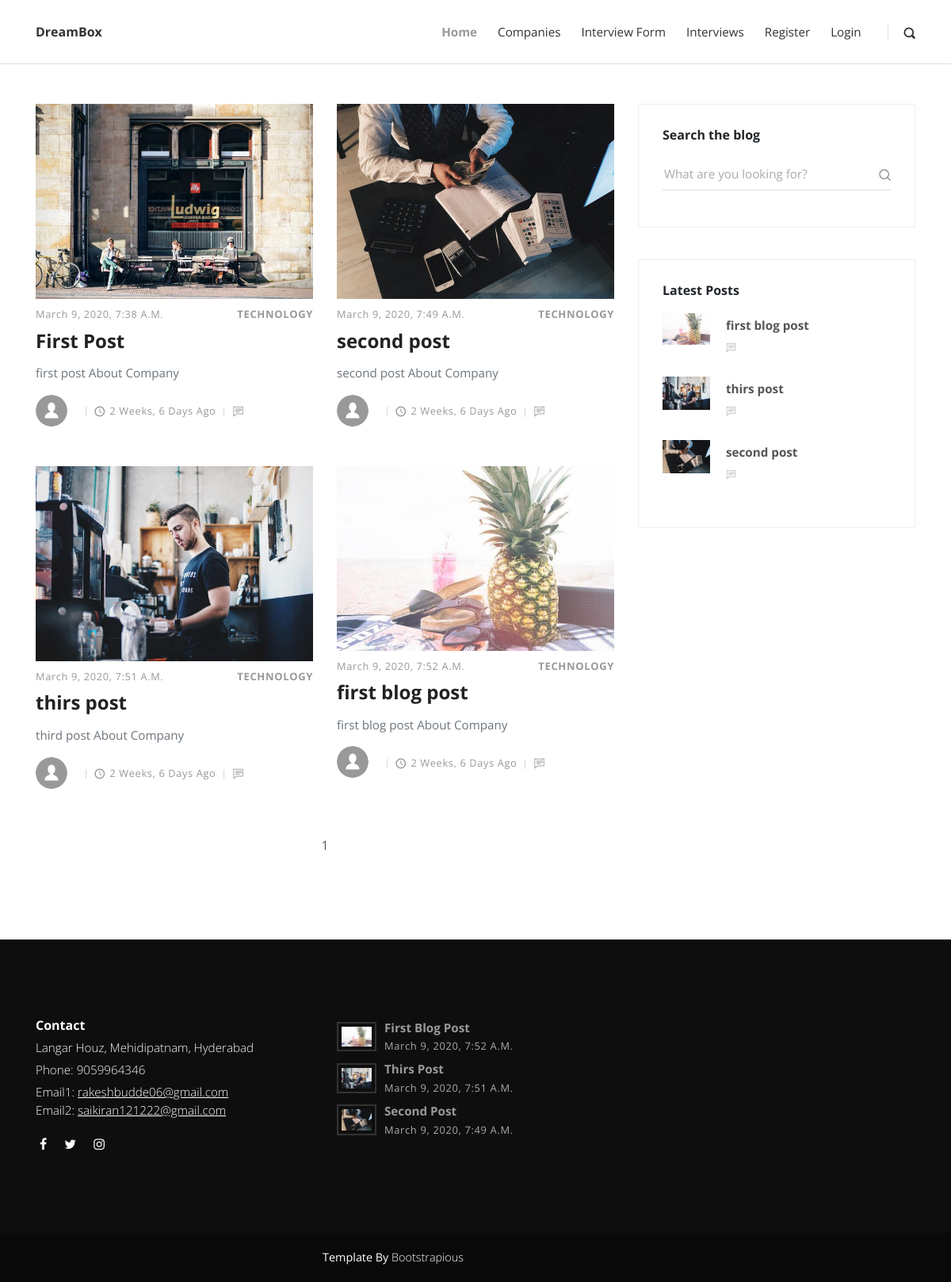
Screenshot of /blog/ with the database file from the repository.
### one/models.py (models this page shows, shortened)
class Categoryposts(models.Model):
    title           = models.CharField(max_length=200)
    img             = models.ImageField(upload_to = 'pics')
    category        = models.CharField(max_length=50,default="Technology")
    interview_procedure= models.TextField()
    about           = models.TextField(default="About Company")
    eligibility     = models.TextField(default="Eligibility criteria of company")
    skills          = models.TextField(default="skills required")
    questions       = models.TextField(default="frequently asked questions in the interview")
    date            = models.DateTimeField(auto_now_add=True)
    homepost        = models.BooleanField(default=False)
    blogpost        = models.BooleanField(default=False)
    def get_absolute_url(self):
        return reverse('post-detail', kwargs={
            'id':self.id
        })

### one/views.py (the view)
# urls.py: path('blog/',views.blog,name='post-list'),
def blog(request):
    most_recent = Categoryposts.objects.order_by('-date')[:3]
    posts = Categoryposts.objects.filter(blogpost = True)
    paginator = Paginator(posts,10)
    page = request.GET.get('page')
    try:
        paginated_queryset = paginator.page(page)
    except PageNotAnInteger:
        paginated_queryset = paginator.page(1)
    except EmptyPage:
        paginated_queryset = paginator.page(paginator.num_pages)
    context = {
        'queryset': paginated_queryset,
        'most_recent': most_recent
    }
    return render(request,'blog.html',context)

### one/templates/blog.html (shortened to what this page needs)
{% extends 'base.html' %}
{% load static %}
{% block content %}
<div class="container">
	<div class="row">
		<main class="posts-listing col-lg-8">
			<div class="container">
				<div class="row">
					{% for pob in queryset %}
					<div class="post col-xl-6">
						<div class="post-thumbnail"><a href="{{pob.get_absolute_url}}">
							<img src="{{pob.img.url}}" alt="..." class="img-fluid">
						</a>
					</div>
						<div class="post-details">
							<div class="post-meta d-flex justify-content-between">
								<div class="date meta-last">{{pob.date}}</div>
								<div class="category">
									<a href=".">{{pob.category}}</a></div>
							</div>
							<a href="{{pob.get_absolute_url}}">
								<h3 class="h4">{{pob.title}}</h3>
							</a>
							<p class="text-muted">{{pob.about}}</p>
							<footer class="post-footer d-flex align-items-center">
								<a href="." class="author d-flex align-items-center flex-wrap">
									<div class="avatar">
										<img src="{% static 'img/user.svg' %}" alt="..." class="img-fluid">
									</div>
									<div class="title">
									</div>
								</a>
								<div class="date"><i class="icon-clock"></i>{{pob.date|timesince}} ago</div>
								<div class="comments meta-last"><i class="icon-comment"></i>{{pob.comments_count}}</div>
							</footer>
						</div>
					</div>
					{% endfor %}
				</div>
				<nav aria-label="Page navigation example">
					<ul class="pagination pagination-template d-flex justify-content-center">
						<li class="page-item"><a href="?page= {{queryset.number}} " class="page-link">{{ queryset.number }}</a></li>
					</ul>
				</nav>
			</div>
		</main>
		<aside class="col-lg-4">
			<div class="widget search">
				<header>
					<h3 class="h6">Search the blog</h3>
				</header>
				<form action="{% url 'search' %}" class="search-form">
					<div class="form-group">
						<input type="text" name="q" placeholder="What are you looking for?">
						<button type="submit" class="submit"><i class="icon-search"></i></button>
					</div>
				</form>
			</div>
			<div class="widget latest-posts">
				<header>
					<h3 class="h6">Latest Posts</h3>
				</header>
				<div class="blog-posts">
					{% for post in most_recent %}
					<a href="{{post.get_absolute_url}}">
						<div class="item d-flex align-items-center">
							<div class="image"><img src="{{post.img.url}}" alt="..." class="img-fluid"></div>
							<div class="title"><strong>{{post.title}}</strong>
								<div class="d-flex align-items-center">
									<div class="comments"><i class="icon-comment"></i>{{post.comments_count}}</div>
								</div>
							</div>
						</div>
					</a>
					{% endfor %}
				</div>
			</div>
		</aside>
	</div>
</div>
{% endblock content %}

### one/templates/base.html (shortened to what this page needs)
<!DOCTYPE html>
<html>
{% include 'head.html' %}
<body>
	{% include 'header.html' %}
	{% block content %}
	{% endblock content %}
	{% include 'footer.html' %}
</body>
</html>

### one/templates/head.html (shortened to what this page needs)
{% load static %}
<head>
	<link rel="stylesheet" href="{% static 'vendor/bootstrap/css/bootstrap.min.css' %}">
	<link rel="stylesheet" href="{% static 'vendor/font-awesome/css/font-awesome.min.css' %}">
	<link rel="stylesheet" href="{% static 'css/fontastic.css' %}">
	<link rel="stylesheet" href="{% static 'vendor/@fancyapps/fancybox/jquery.fancybox.min.css' %}">
	<link rel="stylesheet" href="{% static 'css/style.default.css' %}" id="theme-stylesheet">
	<link rel="stylesheet" href="{% static 'css/custom.css' %}">
</head>

### one/templates/header.html (shortened to what this page needs)
<header class="header" >
	<nav class="navbar navbar-expand-lg" >
		<div class="container">
			<div class="navbar-header d-flex align-items-center justify-content-between">
				<a href="/" class="navbar-brand">DreamBox</a>
			</div>
			<div id="navbarcollapse" class="collapse navbar-collapse">
				<ul class="navbar-nav ml-auto">
					<li class="nav-item"><a href="/" class="nav-link active ">Home</a>
					</li>
					<li class="nav-item"><a href="/blog" class="nav-link ">Companies</a>
					</li>
					<li class="nav-item"><a href="/interview-form" class="nav-link ">Interview Form</a>
					</li>
					<li class="nav-item"><a href="/interview-experience" class="nav-link ">Interviews</a>
					</li>
					{% if user.is_authenticated %}
					<li class="nav-item">
						<a href="/accounts/logout" class="nav-link ">Logout</a>
					</li>
					<li>Hello, {{user.username }} </li>
					{% else %}
					<li class="nav-item"><a href="/accounts/register" class="nav-link ">Register</a>
					</li>
					<li class="nav-item"><a href="/accounts/login" class="nav-link ">Login</a>
					</li>
					{% endif %}
				</ul>
				<div class="navbar-text"><a href="#" class="search-btn"><i class="icon-search-1"></i></a></div>
			</div>
		</div>
	</nav>
</header>

### one/templates/footer.html
{% load static %}
<footer class="main-footer">
	<div class="container">
		<div class="row">
			<div class="col-md-4">
				<div class="logo">
					<h6 class="text-white">Contact</h6>
				</div>
				<div class="contact-details">
					<p>Langar Houz, Mehidipatnam, Hyderabad</p>
					<p>Phone: 9059964346</p>
					<p>Email1: <a href="mailto:rakeshbudde06@gmail.com">rakeshbudde06@gmail.com</a><br>
						Email2: <a href="mailto:saikiran121222@gmail.com">saikiran121222@gmail.com</a>
					</p>
					<ul class="social-menu">
						<li class="list-inline-item"><a href="https://www.facebook.com/"><i class="fa fa-facebook"></i></a></li>
						<li class="list-inline-item"><a href="https://twitter.com/login?lang=en"><i class="fa fa-twitter"></i></a></li>
						<li class="list-inline-item"><a href="https://www.instagram.com/?hl=en"><i class="fa fa-instagram"></i></a></li>
					</ul>
				</div>
			</div>
			<div class="col-md-4">
				<div class="latest-posts">
					{% for post in most_recent %}
					<a href="{{post.get_absolute_url}}">
						<div class="post d-flex align-items-center">
							<div class="image"><img src="{{post.img.url}}" alt="..." class="img-fluid"></div>
							<div class="title"><strong>{{post.title}}</strong><span class="date last-meta">{{post.date}}</span></div>
						</div>
					</a>
					{% endfor %}
				</div>
			</div>
		</div>
	</div>
	<div class="copyrights">
		<div class="container">
			<div class="row">
				<div class="col-md-6 text-right">
					<p>Template By <a href="https://bootstrapious.com/p/bootstrap-carousel" class="text-white">Bootstrapious</a>
					</p>
				</div>
			</div>
		</div>
	</div>
</footer>

### one/templates/scripts.html (shortened to what this page needs)
    {% load static %}

### rows the page displays
Categoryposts: img (picture), date "March 9, 2020, 7:38 A.m.", category "TECHNOLOGY", title "First Post", about "first post About Company", date "2 Weeks, 6 Days"
Categoryposts: img (picture), date "March 9, 2020, 7:49 A.m.", category "TECHNOLOGY", title "second post", about "second post About Company", date "2 Weeks, 6 Days", title "Second Post"
Categoryposts: img (picture), date "March 9, 2020, 7:51 A.m.", category "TECHNOLOGY", title "thirs post", about "third post About Company", date "2 Weeks, 6 Days", title "Thirs Post"
Categoryposts: img (picture), date "March 9, 2020, 7:52 A.m.", category "TECHNOLOGY", title "first blog post", about "first blog post About Company", date "2 Weeks, 6 Days", title "First Blog Post"

### other values shown
{{ queryset.number }} "1"
